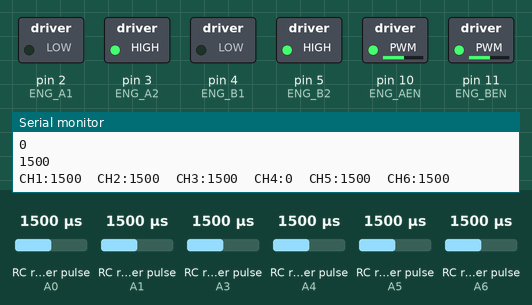
Recording of a sketch running on a simulated Arduino Nano, built with avr-gcc and run on an emulated ATmega328P. Parts: switched loads named in the sketch (green lamp = pin HIGH), the last lines printed to the serial monitor. Wiring (inferred from the names in the program): 6 × RC receiver channel: data A0 / data A1 / data A3 / data A4 / data A5 / data A6. The test bench sets the inputs (shaded band); at power-on: RC receiver pulse (sensors on A3, A4, A5, A0, A1, A6) 1500 µs.

Above: at 1.2 s.
1.3 s: RC receiver pulse (sensor on A3) set to 1020 µs
At 2.6 s:
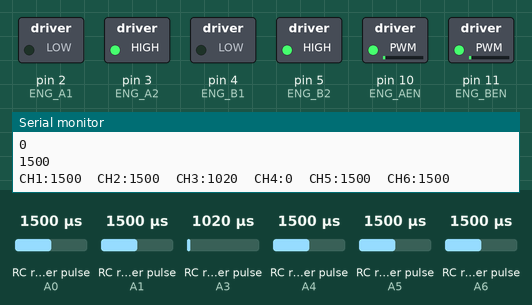
2.9 s: RC receiver pulse (sensor on A4) set to 1519 µs
At 3.7 s:
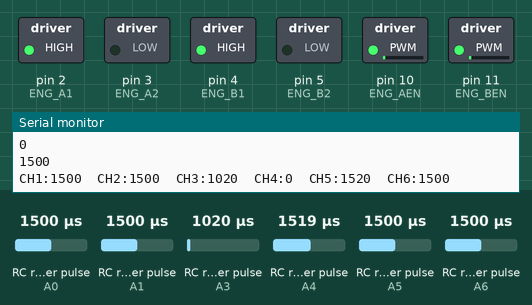
4.4 s: RC receiver pulse (sensor on A5) set to 1750 µs
At 5.6 s:
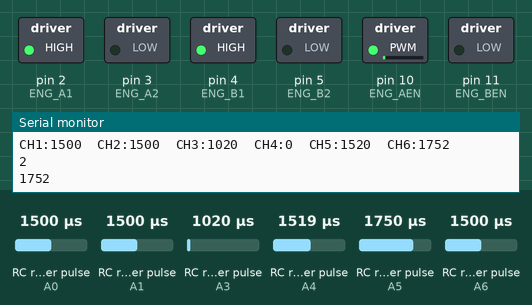
5.9 s: RC receiver pulse (sensor on A3) set to 1250 µs
At 6.7 s:
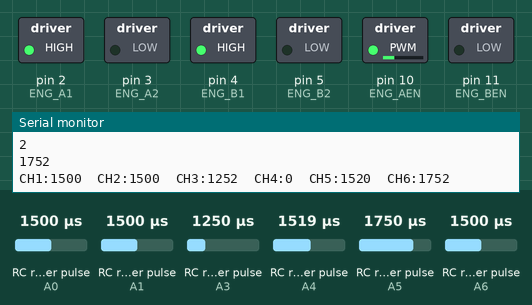
7.5 s: RC receiver pulse (sensor on A4) set to 1020 µs
At 8.7 s:
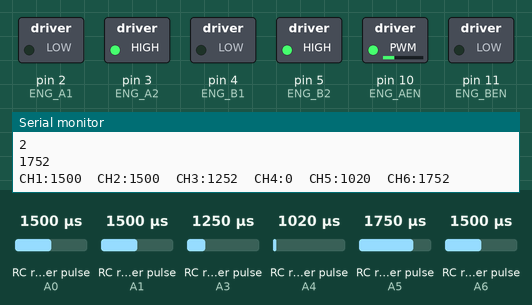
9.0 s: RC receiver pulse (sensor on A5) set to 1611 µs
10.5 s: RC receiver pulse (sensor on A5) set to 1583 µs
At 11.8 s:
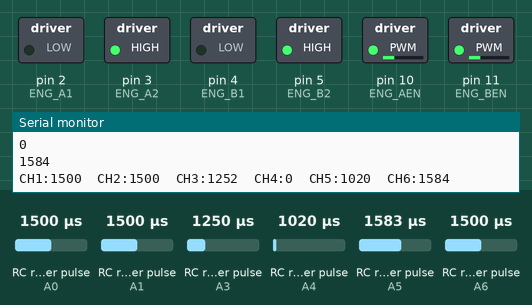
Timing chart, 0 to 13.0 s (numbered marks = the images above; inputs shaded):
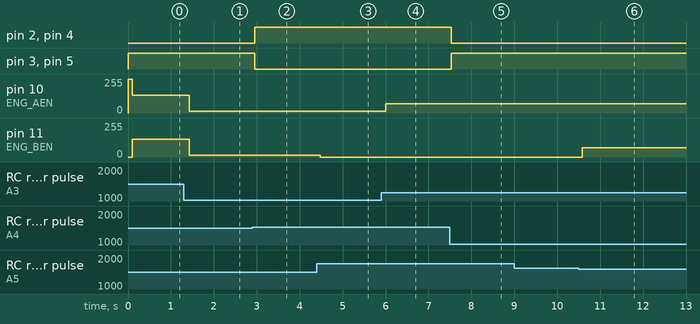

The sketch:

carduino.ino
```cpp
#include <EnableInterrupt.h>

#define SERIAL_PORT_SPEED 9600
#define RC_NUM_CHANNELS  6

#define RC_CH1  0
#define RC_CH2  1
#define RC_CH3  2
#define RC_CH4  3
#define RC_CH5  4
#define RC_CH6  5

#define RC_CH1_INPUT  A0
#define RC_CH2_INPUT  A1
#define RC_CH3_INPUT  A3
#define RC_CH4_INPUT  A6
#define RC_CH5_INPUT  A4
#define RC_CH6_INPUT  A5

#define ENG_A1 2
#define ENG_A2 3
#define ENG_AEN 10

#define ENG_B1 4
#define ENG_B2 5
#define ENG_BEN 11

uint16_t rc_values[RC_NUM_CHANNELS];
uint32_t rc_start[RC_NUM_CHANNELS];
volatile uint16_t rc_shared[RC_NUM_CHANNELS];//array of 6

void rc_read_values() {
  noInterrupts();
  memcpy(rc_values, (const void *)rc_shared, sizeof(rc_shared));
  interrupts();
}

void calc_input(uint8_t channel, uint8_t input_pin) {
  if (digitalRead(input_pin) == HIGH) {
    rc_start[channel] = micros();
  } else {
    uint16_t rc_compare = (uint16_t)(micros() - rc_start[channel]);
    rc_shared[channel] = rc_compare;
  }
}

void calc_ch1() { calc_input(RC_CH1, RC_CH1_INPUT); }
void calc_ch2() { calc_input(RC_CH2, RC_CH2_INPUT); }
void calc_ch3() { calc_input(RC_CH3, RC_CH3_INPUT); }
void calc_ch4() { calc_input(RC_CH4, RC_CH4_INPUT); }
void calc_ch5() { calc_input(RC_CH5, RC_CH5_INPUT); }
void calc_ch6() { calc_input(RC_CH6, RC_CH6_INPUT); }

void setup() {
  Serial.begin(SERIAL_PORT_SPEED);
  pinMode(ENG_A1,OUTPUT);
  pinMode(ENG_A2,OUTPUT);
  pinMode(ENG_AEN,OUTPUT);

  pinMode(ENG_B1,OUTPUT);
  pinMode(ENG_B2,OUTPUT);
  pinMode(ENG_BEN,OUTPUT);

  pinMode(RC_CH1_INPUT, INPUT);
  pinMode(RC_CH2_INPUT, INPUT);
  pinMode(RC_CH3_INPUT, INPUT);
  pinMode(RC_CH4_INPUT, INPUT);
  pinMode(RC_CH5_INPUT, INPUT);
  pinMode(RC_CH6_INPUT, INPUT);

  enableInterrupt(RC_CH1_INPUT, calc_ch1, CHANGE);
  enableInterrupt(RC_CH2_INPUT, calc_ch2, CHANGE);
  enableInterrupt(RC_CH3_INPUT, calc_ch3, CHANGE);
  enableInterrupt(RC_CH4_INPUT, calc_ch4, CHANGE);
  enableInterrupt(RC_CH5_INPUT, calc_ch5, CHANGE);
  enableInterrupt(RC_CH6_INPUT, calc_ch6, CHANGE);
}

void loop() {
  rc_read_values();

  int speedValue = map(rc_values[RC_CH3],1000,2000,10,255);
  int frontBack = rc_values[RC_CH5]>1500 ? 1:-1; //"1"-> ileri "-1" -> geri
  uint16_t engineStatus = 0;

  //800-1000 (1)-> sadece on
  //1000-1600 (0)-> her ikisi
  //1600-2000 (2)-> sadece arka
  if(rc_values[RC_CH6] > 800  && rc_values[RC_CH6] < 1000){
    engineStatus = 1;
  }else if(rc_values[RC_CH6] > 1000 && rc_values[RC_CH6] < 1600){
    engineStatus = 0;
  }else {
    engineStatus = 2;
  }
 Serial.println(engineStatus );
 Serial.println(rc_values[RC_CH6]);

  if(frontBack == 1){
    //ileri
    digitalWrite(ENG_A1, HIGH);
    digitalWrite(ENG_A2,  LOW);

    digitalWrite(ENG_B1, HIGH);
    digitalWrite(ENG_B2,  LOW);
  }else{
      //geri
    digitalWrite(ENG_A1, LOW);
    digitalWrite(ENG_A2,  HIGH);

    digitalWrite(ENG_B1, LOW);
    digitalWrite(ENG_B2,  HIGH);
  }

  if(engineStatus == 0){
    analogWrite(ENG_AEN,  speedValue);
    analogWrite(ENG_BEN,  speedValue);
  }else if(engineStatus == 1){
  analogWrite(ENG_AEN,  0);
    analogWrite(ENG_BEN,  speedValue);
  }else if(engineStatus == 2){
    analogWrite(ENG_AEN,  speedValue);
    analogWrite(ENG_BEN,  0);

  }


  //servo kullanacağı için buraya değer gelmeyecek
  Serial.print("CH1:"); Serial.print(rc_values[RC_CH1]); Serial.print("\t");

  Serial.print("CH2:"); Serial.print(rc_values[RC_CH2]); Serial.print("\t");
  //Throttle Bar 0-255 arası ileri hangi hızla gidilecek.
  Serial.print("CH3:"); Serial.print(rc_values[RC_CH3]); Serial.print("\t");
  Serial.print("CH4:"); Serial.print(rc_values[RC_CH4]); Serial.print("\t");

  //İleri-geri seçimi
  Serial.print("CH5:"); Serial.print(rc_values[RC_CH5]); Serial.print("\t");

  //Hangi motorlar çekiş sağlayacak. 3 tık switch e bağlanılmalı.
  //800-1000-> sadece on
  //1000-1600-> her ikisi
  //1600-2000-> sadece arka
  Serial.print("CH6:"); Serial.print(rc_values[RC_CH6]);  Serial.println("\t");

  delay(100);
}
```

Measured:
- the behaviour switches between 1501 and 1502 µs on RC receiver pulse (sensor on A4) (found by bisection; images 1 and 2)
- the behaviour switches between 1598 and 1597 µs on RC receiver pulse (sensor on A5) (found by bisection; images 5 and 6)
- after the input at 1.3 s, pin 10 (ENG_AEN), pin 11 (ENG_BEN): 132/255 → 14/255 after 0.12 s
- after the input at 2.9 s, pin 2 (ENG_A1), pin 4 (ENG_B1): LOW → HIGH after 0.05 s; pin 3 (ENG_A2), pin 5 (ENG_B2): HIGH → LOW after 0.05 s
- after the input at 4.4 s, pin 11 (ENG_BEN): 14/255 → 0/255 after 0.08 s
- after the input at 5.9 s, pin 10 (ENG_AEN): 14/255 → 71/255 after 0.10 s
- after the input at 7.5 s, pin 2 (ENG_A1), pin 4 (ENG_B1): HIGH → LOW at once; pin 3 (ENG_A2), pin 5 (ENG_B2): LOW → HIGH at once
- after the input at 10.5 s, pin 11 (ENG_BEN): 0/255 → 71/255 after 0.08 s
